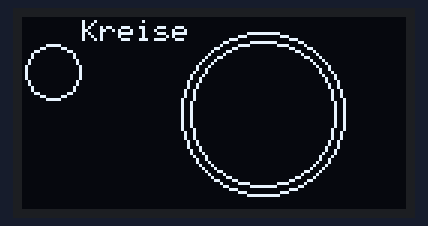
Simulated run of this sketch. Board: Arduino Uno, built with avr-gcc and run on an emulated ATmega328P. Parts: 128×64 one-colour display.

Above: at 0.1 s.

The sketch:

Micro_Oled_128x64_Graphic_ToS.ino
```cpp
#include <Arduino.h>
#include <U8g2lib.h>
#include <Wire.h>

U8G2_SH1106_128X64_NONAME_F_HW_I2C u8g2(U8G2_R0, /* reset=*/ U8X8_PIN_NONE);

void setup(void) {
  u8g2.begin();
  u8g2.setFont(u8g2_font_6x10_tf);
  u8g2.setFontRefHeightExtendedText();
  u8g2.setDrawColor(1);
  u8g2.setFontPosTop();
  u8g2.setFontDirection(0);
}

void loop(void) {
  u8g2.clearBuffer();
  u8g2.drawStr( 20, 0, "Kreise");
  u8g2.drawCircle(10, 18, 9, U8G2_DRAW_ALL);
  u8g2.drawCircle(80, 32, 27);
  u8g2.drawCircle(80, 32, 24);
  u8g2.sendBuffer();
  delay (3000);
}
```
